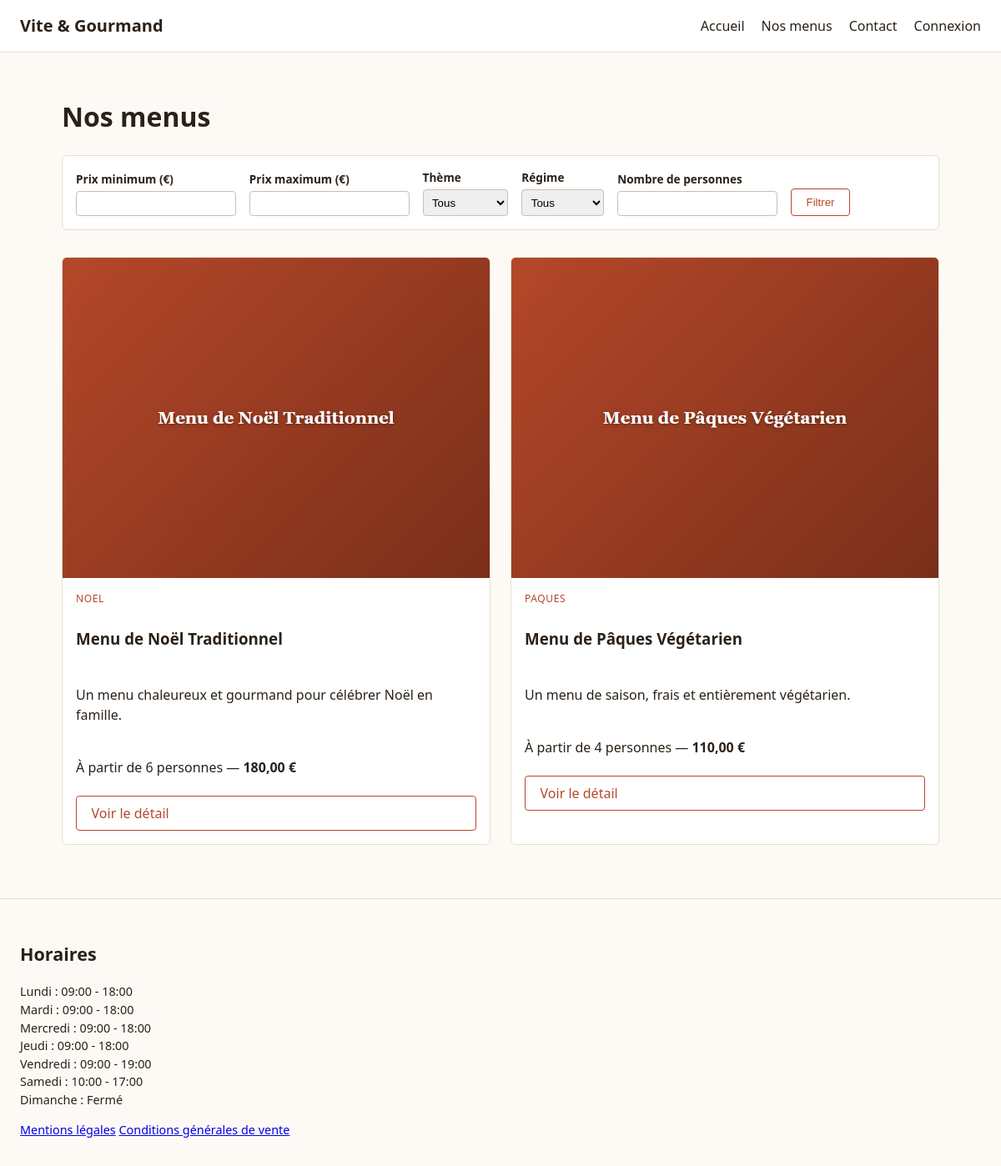
Screenshot of /menus.php with the database file from the repository.
### tables this page shows
CREATE TABLE menu (
    menu_id                 INT UNSIGNED AUTO_INCREMENT PRIMARY KEY,
    titre                    VARCHAR(150) NOT NULL,
    description              TEXT NOT NULL,
    theme_id                 TINYINT UNSIGNED NOT NULL,
    nombre_personne_minimum  SMALLINT UNSIGNED NOT NULL DEFAULT 1,
    prix_personne_minimum    DECIMAL(8,2) NOT NULL,         
    conditions               TEXT NULL,                     
    stock_disponible         SMALLINT NOT NULL DEFAULT 0,    
    actif                    TINYINT(1) NOT NULL DEFAULT 1,
    date_creation            DATETIME NOT NULL DEFAULT CURRENT_TIMESTAMP,
    date_modification        DATETIME NOT NULL DEFAULT CURRENT_TIMESTAMP ON UPDATE CURRENT_TIMESTAMP,
    CONSTRAINT fk_menu_theme FOREIGN KEY (theme_id) REFERENCES theme (theme_id)
);

CREATE TABLE theme (
    theme_id    TINYINT UNSIGNED AUTO_INCREMENT PRIMARY KEY,
    libelle     VARCHAR(50) NOT NULL UNIQUE    
);

CREATE TABLE horaire (
    horaire_id       TINYINT UNSIGNED AUTO_INCREMENT PRIMARY KEY,
    jour             ENUM('lundi','mardi','mercredi','jeudi','vendredi','samedi','dimanche') NOT NULL UNIQUE,
    heure_ouverture  TIME NULL,
    heure_fermeture  TIME NULL,
    ferme            TINYINT(1) NOT NULL DEFAULT 0
);

### src/Helpers/functions.php (called while the page is built, shortened)
<?php
function e(?string $value): string
{
    return htmlspecialchars($value ?? '', ENT_QUOTES, 'UTF-8');
}

### src/Models/MenuModel.php (called while the page is built, shortened)
<?php
require_once __DIR__ . '/../Config/Database.php';
final class MenuModel
{
    public static function listActive(array $filtres = []): array
    {
        $conditions = ['m.actif = 1'];
        $params = [];
        $jointureRegime = '';
        $sql = "SELECT m.menu_id, m.titre, m.description, m.nombre_personne_minimum,
                       m.prix_personne_minimum, m.stock_disponible, t.libelle AS theme,
                       (SELECT chemin_image FROM menu_image mi WHERE mi.menu_id = m.menu_id ORDER BY mi.ordre LIMIT 1) AS image
                FROM menu m
                JOIN theme t ON t.theme_id = m.theme_id
                {$jointureRegime}
                WHERE " . implode(' AND ', $conditions) . '
                ORDER BY m.titre';
        $stmt = getPDO()->prepare($sql);
        $stmt->execute($params);
        return $stmt->fetchAll();
    }
}

### src/Config/Database.php (called while the page is built, shortened)
<?php
function getPDO(): PDO
{
    static $pdo = null;
    if ($pdo instanceof PDO) {
        return $pdo;
    }
    $host    = env('DB_HOST', '127.0.0.1');
    $port    = env('DB_PORT', '3306');
    $name    = env('DB_NAME', 'vite_et_gourmand');
    $user    = env('DB_USER', 'root');
    $pass    = env('DB_PASS', '');
    $charset = env('DB_CHARSET', 'utf8mb4');
    $dsn = "mysql:host={$host};port={$port};dbname={$name};charset={$charset}";
    $pdo = new PDO($dsn, $user, $pass, [
        PDO::ATTR_ERRMODE            => PDO::ERRMODE_EXCEPTION,
        PDO::ATTR_DEFAULT_FETCH_MODE => PDO::FETCH_ASSOC,
        PDO::ATTR_EMULATE_PREPARES   => false,
    ]);
    return $pdo;
}

### public/menus.php (the view, shortened to what this page needs)
<?php
require_once __DIR__ . '/../src/Models/MenuModel.php';
$filtres = [];
$menus = MenuModel::listActive($filtres);
require __DIR__ . '/../src/Views/partials/header.php';
?>
    <h1>Nos menus</h1>
    <form id="filtres-menus" class="filtres-menus" method="get" aria-label="Filtrer les menus">
        <div>
            <label for="prix_min">Prix minimum (€)</label>
            <input type="number" id="prix_min" name="prix_min" min="0" step="1" value="<?= e((string) ($filtres['prix_min'] ?? '')) ?>">
        </div>
        <div>
            <label for="prix_max">Prix maximum (€)</label>
            <input type="number" id="prix_max" name="prix_max" min="0" step="1" value="<?= e((string) ($filtres['prix_max'] ?? '')) ?>">
        </div>
        <div>
            <label for="theme_id">Thème</label>
            <select id="theme_id" name="theme_id">
                <option value="">Tous</option>
            </select>
        </div>
        <div>
            <label for="regime_id">Régime</label>
            <select id="regime_id" name="regime_id">
                <option value="">Tous</option>
            </select>
        </div>
        <div>
            <label for="personnes_min">Nombre de personnes</label>
            <input type="number" id="personnes_min" name="personnes_min" min="1" step="1" value="<?= e((string) ($filtres['personnes_min'] ?? '')) ?>">
        </div>
        <button type="submit" class="btn-secondary">Filtrer</button>
    </form>
    <div id="menus-resultats" class="menus-grille">
        <?php foreach ($menus as $menu): ?>
            <?php require __DIR__ . '/../src/Views/partials/menu-card.php'; ?>
        <?php endforeach; ?>
    </div>
<?php
require __DIR__ . '/../src/Views/partials/footer.php';

### src/Views/partials/menu-card.php (shortened to what this page needs)
<article class="menu-card">
    <img src="/<?= e($menu['image'] ?? 'assets/img/menus/placeholder.jpg') ?>" alt="" loading="lazy">
    <div class="menu-card-body">
        <p class="menu-card-theme"><?= e($menu['theme']) ?></p>
        <h3><?= e($menu['titre']) ?></h3>
        <p class="menu-card-description"><?= e(mb_strimwidth($menu['description'], 0, 140, '…')) ?></p>
        <p class="menu-card-infos">
            À partir de <?= (int) $menu['nombre_personne_minimum'] ?> personnes —
            <strong><?= number_format((float) $menu['prix_personne_minimum'], 2, ',', ' ') ?> €</strong>
        </p>
        <a class="btn-secondary" href="/menu-detail.php?id=<?= (int) $menu['menu_id'] ?>">Voir le détail</a>
    </div>
</article>

### src/Views/partials/footer.php
<?php
$horaires = getPDO()->query(
    "SELECT jour, heure_ouverture, heure_fermeture, ferme FROM horaire
     ORDER BY FIELD(jour, 'lundi','mardi','mercredi','jeudi','vendredi','samedi','dimanche')"
)->fetchAll();
?>
</main>
<footer>
    <section aria-label="Horaires d'ouverture">
        <h2>Horaires</h2>
        <ul>
            <?php foreach ($horaires as $h): ?>
                <li>
                    <?= htmlspecialchars(ucfirst($h['jour'])) ?> :
                    <?= $h['ferme']
                        ? 'Fermé'
                        : htmlspecialchars(substr($h['heure_ouverture'], 0, 5) . ' - ' . substr($h['heure_fermeture'], 0, 5)) ?>
                </li>
            <?php endforeach; ?>
        </ul>
    </section>
    <nav aria-label="Informations légales">
        <a href="/mentions-legales.php">Mentions légales</a>
        <a href="/cgv.php">Conditions générales de vente</a>
    </nav>
</footer>
</body>
</html>

### public/assets/css/style.css (style rules this page uses)
* { box-sizing: border-box; }
html { overflow-x: hidden; }
body { margin: 0; overflow-x: hidden; font-family: system-ui, -apple-system, "Segoe UI", Roboto, sans-serif; color: #2b2118; background: #fdfaf6; line-height: 1.5; }
footer { border-top: 1px solid #e5ddd0; padding: 2rem 1.5rem; margin-top: 2rem; font-size: 0.9rem; }
footer ul { list-style: none; padding: 0; }
.btn-secondary { display: inline-block; padding: 0.5rem 1.1rem; background: transparent; color: #b5482a; border: 1px solid #b5482a; border-radius: 4px; text-decoration: none; cursor: pointer; }
.filtres-menus { display: flex; flex-wrap: wrap; gap: 1rem; align-items: end; margin-bottom: 2rem; padding: 1rem; background: #fff; border: 1px solid #e5ddd0; border-radius: 6px; }
.filtres-menus div { display: flex; flex-direction: column; gap: 0.25rem; }
.filtres-menus label { font-size: 0.85rem; font-weight: 600; }
.filtres-menus input, .filtres-menus select { padding: 0.4rem; border: 1px solid #cbbfa9; border-radius: 4px; }
.menus-grille { display: grid; grid-template-columns: repeat(auto-fit, minmax(260px, 1fr)); gap: 1.5rem; }
.menu-card { background: #fff; border: 1px solid #e5ddd0; border-radius: 6px; overflow: hidden; display: flex; flex-direction: column; }
.menu-card img { width: 100%; aspect-ratio: 4 / 3; object-fit: cover; background: #eee6d8; }
.menu-card-body { padding: 1rem; display: flex; flex-direction: column; gap: 0.4rem; }
.menu-card-theme { text-transform: uppercase; font-size: 0.75rem; letter-spacing: 0.05em; color: #b5482a; margin: 0; }

### rows the page displays
menu: shows a picture, theme.libelle "NOEL", titre "Menu de Noël Traditionnel", description "Un menu chaleureux et gourmand pour célébrer Noël en famille.", nombre_personne_minimum "6", prix_personne_minimum "180,00"
menu: shows a picture, theme.libelle "PAQUES", titre "Menu de Pâques Végétarien", description "Un menu de saison, frais et entièrement végétarien.", nombre_personne_minimum "4", prix_personne_minimum "110,00"
horaire: jour "Lundi", heure_ouverture+heure_fermeture "09:00 - 18:00"
horaire: jour "Mardi", heure_ouverture+heure_fermeture "09:00 - 18:00"
horaire: jour "Mercredi", heure_ouverture+heure_fermeture "09:00 - 18:00"
horaire: jour "Jeudi", heure_ouverture+heure_fermeture "09:00 - 18:00"
horaire: jour "Vendredi", heure_ouverture+heure_fermeture "09:00 - 19:00"
horaire: jour "Samedi", heure_ouverture+heure_fermeture "10:00 - 17:00"
horaire: jour "Dimanche", ferme "Fermé"
